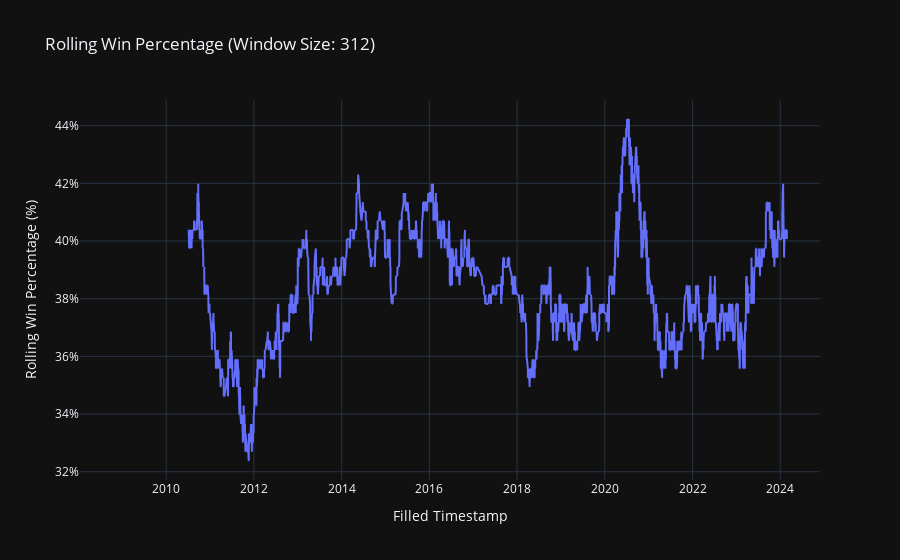

Write notebook code for a chart like this one.
### Markdown cell above
### Rolling Win Percentage

### Code cell
trade_df_by_order = strategy_reporter.prepare_trade_data_df_by_order(final_list)
strategy_reporter.plot_rolling_win_percentage(trade_df_by_order, index_data_dict, window=rolling_window)

### Figure 1 — Plotly figure (JSON) as saved in the notebook; plotly's stock layout.template omitted (floating-point values rounded to 4 significant figures; data arrays with more than 128 entries replaced by an {"elided": "..."} marker saying what was removed)
{"data": [{"hovertemplate": "Filled Timestamp=%{x}<br>Rolling Win Percentage (%)=%{y}<extra></extra>", "legendgroup": "", "line": {"color": "#636efa", "dash": "solid"}, "marker": {"symbol": "circle"}, "mode": "lines", "name": "", "showlegend": false, "type": "scattergl", "x": {"elided": "3521 str values"}, "xaxis": "x", "y": {"elided": "3521 float values"}, "yaxis": "y"}], "layout": {"legend": {"orientation": "h", "tracegroupgap": 0, "x": 1, "xanchor": "right", "y": 1.1, "yanchor": "top"}, "title": {"text": "Rolling Win Percentage (Window Size: 312)"}, "xaxis": {"anchor": "y", "domain": [0, 1], "range": ["2008-01-14T00:00:00+00:00", "2024-11-27T00:00:00+00:00"], "title": {"text": "Filled Timestamp"}}, "yaxis": {"anchor": "x", "domain": [0, 1], "ticksuffix": "%", "title": {"text": "Rolling Win Percentage (%)"}}}}
